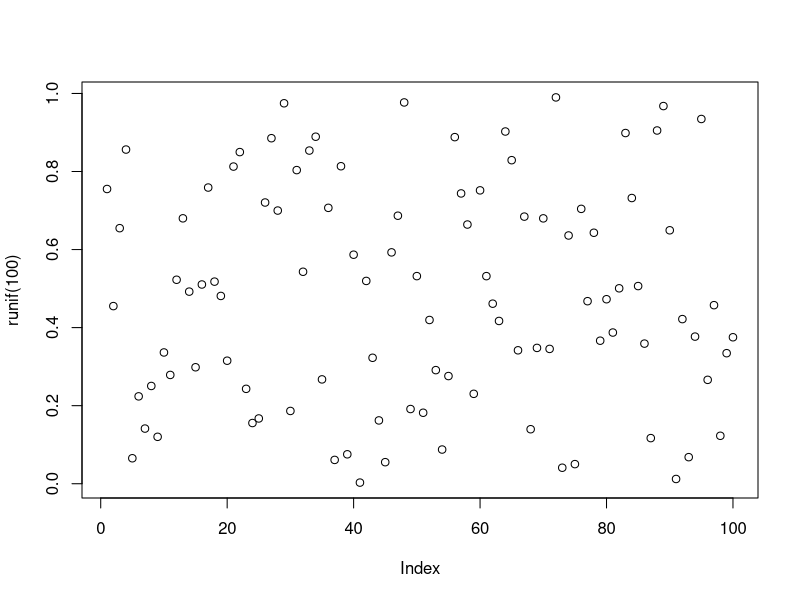

Write R code to recreate this figure.
## ---- chunk 1
plot(runif(100))
sum(runif(100))
